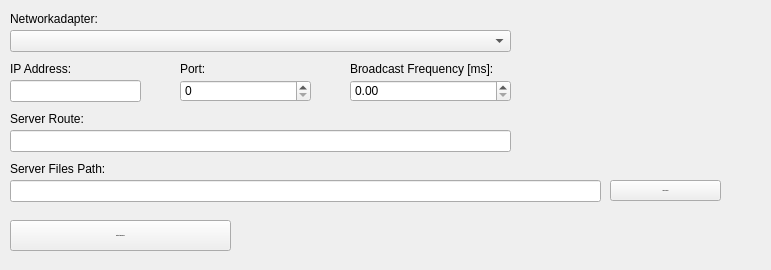
          <widget class="QWidget" name="page_tcp_connection_settings">
           <property name="geometry">
            <rect>
             <x>0</x>
             <y>0</y>
             <width>771</width>
             <height>270</height>
            </rect>
           </property>
           <attribute name="label">
            <string>Connection Settings</string>
           </attribute>
           <widget class="QLabel" name="lbl_tcp_port">
            <property name="geometry">
             <rect>
              <x>180</x>
              <y>60</y>
              <width>131</width>
              <height>18</height>
             </rect>
            </property>
            <property name="font">
             <font>
              <family>Arial</family>
             </font>
            </property>
            <property name="text">
             <string>Port:</string>
            </property>
           </widget>
           <widget class="QLabel" name="lbl_tcp_ipAdr">
            <property name="geometry">
             <rect>
              <x>10</x>
              <y>60</y>
              <width>131</width>
              <height>18</height>
             </rect>
            </property>
            <property name="font">
             <font>
              <family>Arial</family>
             </font>
            </property>
            <property name="text">
             <string>IP Address:</string>
            </property>
           </widget>
           <widget class="QSpinBox" name="nbr_tcp_port">
            <property name="geometry">
             <rect>
              <x>180</x>
              <y>80</y>
              <width>131</width>
              <height>22</height>
             </rect>
            </property>
            <property name="font">
             <font>
              <family>Arial</family>
              <kerning>true</kerning>
             </font>
            </property>
            <property name="styleSheet">
             <string notr="true"/>
            </property>
            <property name="maximum">
             <number>69000</number>
            </property>
            <property name="value">
             <number>0</number>
            </property>
           </widget>
           <widget class="QLineEdit" name="txt_tcp_ipAdr">
            <property name="geometry">
             <rect>
              <x>10</x>
              <y>80</y>
              <width>131</width>
              <height>22</height>
             </rect>
            </property>
            <property name="font">
             <font>
              <family>Arial</family>
             </font>
            </property>
            <property name="styleSheet">
             <string notr="true"/>
            </property>
            <property name="inputMask">
             <string/>
            </property>
            <property name="alignment">
             <set>Qt::AlignCenter</set>
            </property>
           </widget>
           <widget class="QLabel" name="lbl_tcp_server_route">
            <property name="geometry">
             <rect>
              <x>10</x>
              <y>110</y>
              <width>501</width>
              <height>18</height>
             </rect>
            </property>
            <property name="font">
             <font>
              <family>Arial</family>
             </font>
            </property>
            <property name="text">
             <string>Server Route:</string>
            </property>
           </widget>
           <widget class="QLineEdit" name="txt_tcp_server_route">
            <property name="geometry">
             <rect>
              <x>10</x>
              <y>130</y>
              <width>501</width>
              <height>22</height>
             </rect>
            </property>
            <property name="font">
             <font>
              <family>Arial</family>
             </font>
            </property>
            <property name="styleSheet">
             <string notr="true"/>
            </property>
            <property name="alignment">
             <set>Qt::AlignLeading|Qt::AlignLeft|Qt::AlignVCenter</set>
            </property>
           </widget>
           <widget class="QPushButton" name="btn_open_server_files_path">
            <property name="geometry">
             <rect>
              <x>610</x>
              <y>180</y>
              <width>111</width>
              <height>21</height>
             </rect>
            </property>
            <property name="font">
             <font>
              <family>Arial</family>
              <pointsize>-1</pointsize>
              <weight>75</weight>
              <bold>true</bold>
             </font>
            </property>
            <property name="styleSheet">
             <string notr="true"/>
            </property>
            <property name="text">
             <string>Open Folder</string>
            </property>
            <property name="icon">
             <iconset>
              <normaloff>../../../../../../../.designer/img/open_folder.png</normaloff>../../../../../../../.designer/img/open_folder.png</iconset>
            </property>
            <property name="iconSize">
             <size>
              <width>16</width>
              <height>16</height>
             </size>
            </property>
           </widget>
           <widget class="QLabel" name="lbl_tcp_server_files_path">
            <property name="geometry">
             <rect>
              <x>10</x>
              <y>160</y>
              <width>591</width>
              <height>18</height>
             </rect>
            </property>
            <property name="font">
             <font>
              <family>Arial</family>
             </font>
            </property>
            <property name="text">
             <string>Server Files Path:</string>
            </property>
           </widget>
           <widget class="QLineEdit" name="txt_tcp_server_files_path">
            <property name="geometry">
             <rect>
              <x>10</x>
              <y>180</y>
              <width>591</width>
              <height>22</height>
             </rect>
            </property>
            <property name="font">
             <font>
              <family>Arial</family>
             </font>
            </property>
            <property name="styleSheet">
             <string notr="true"/>
            </property>
            <property name="alignment">
             <set>Qt::AlignLeading|Qt::AlignLeft|Qt::AlignVCenter</set>
            </property>
           </widget>
           <widget class="QDoubleSpinBox" name="nbr_tcp_broadcast_freq">
            <property name="geometry">
             <rect>
              <x>350</x>
              <y>80</y>
              <width>161</width>
              <height>22</height>
             </rect>
            </property>
            <property name="font">
             <font>
              <family>Arial</family>
             </font>
            </property>
            <property name="styleSheet">
             <string notr="true"/>
            </property>
            <property name="singleStep">
             <double>0.010000000000000</double>
            </property>
           </widget>
           <widget class="QLabel" name="lbl_tcp_broadcast_freq">
            <property name="geometry">
             <rect>
              <x>350</x>
              <y>60</y>
              <width>161</width>
              <height>18</height>
             </rect>
            </property>
            <property name="font">
             <font>
              <family>Arial</family>
             </font>
            </property>
            <property name="text">
             <string>Broadcast Frequency [ms]:</string>
            </property>
           </widget>
           <widget class="QComboBox" name="cb_tcp_networkadapter">
            <property name="geometry">
             <rect>
              <x>10</x>
              <y>30</y>
              <width>501</width>
              <height>22</height>
             </rect>
            </property>
            <property name="font">
             <font>
              <family>Arial</family>
             </font>
            </property>
            <property name="styleSheet">
             <string notr="true"/>
            </property>
            <property name="editable">
             <bool>false</bool>
            </property>
            <property name="placeholderText">
             <string/>
            </property>
           </widget>
           <widget class="QLabel" name="lbl_ctp_networkadapter">
            <property name="geometry">
             <rect>
              <x>10</x>
              <y>10</y>
              <width>501</width>
              <height>18</height>
             </rect>
            </property>
            <property name="font">
             <font>
              <family>Arial</family>
             </font>
            </property>
            <property name="text">
             <string>Networkadapter:</string>
            </property>
           </widget>
           <widget class="QPushButton" name="btn_webserver_restart">
            <property name="geometry">
             <rect>
              <x>10</x>
              <y>220</y>
              <width>221</width>
              <height>31</height>
             </rect>
            </property>
            <property name="font">
             <font>
              <family>Arial</family>
              <pointsize>-1</pointsize>
              <weight>75</weight>
              <bold>true</bold>
             </font>
            </property>
            <property name="styleSheet">
             <string notr="true"/>
            </property>
            <property name="text">
             <string>Restart Webserver</string>
            </property>
            <property name="iconSize">
             <size>
              <width>16</width>
              <height>16</height>
             </size>
            </property>
           </widget>
           <widget class="QLabel" name="ico_tcp_ip_error">
            <property name="geometry">
             <rect>
              <x>150</x>
              <y>80</y>
              <width>20</width>
              <height>20</height>
             </rect>
            </property>
            <property name="font">
             <font>
              <family>Arial</family>
             </font>
            </property>
            <property name="toolTip">
             <string>Adapter in DataBase does not exist on this System, choose another one!</string>
            </property>
            <property name="toolTipDuration">
             <number>-1</number>
            </property>
            <property name="text">
             <string/>
            </property>
            <property name="scaledContents">
             <bool>true</bool>
            </property>
           </widget>
           <widget class="QLabel" name="ico_tcp_port_error">
            <property name="geometry">
             <rect>
              <x>320</x>
              <y>80</y>
              <width>20</width>
              <height>20</height>
             </rect>
            </property>
            <property name="font">
             <font>
              <family>Arial</family>
             </font>
            </property>
            <property name="toolTip">
             <string>Adapter in DataBase does not exist on this System, choose another one!</string>
            </property>
            <property name="toolTipDuration">
             <number>-1</number>
            </property>
            <property name="text">
             <string/>
            </property>
            <property name="scaledContents">
             <bool>true</bool>
            </property>
           </widget>
           <widget class="QLabel" name="ico_tcp_adapter_error">
            <property name="geometry">
             <rect>
              <x>520</x>
              <y>30</y>
              <width>20</width>
              <height>20</height>
             </rect>
            </property>
            <property name="font">
             <font>
              <family>Arial</family>
             </font>
            </property>
            <property name="toolTip">
             <string>Adapter in DataBase does not exist on this System, choose another one!</string>
            </property>
            <property name="toolTipDuration">
             <number>-1</number>
            </property>
            <property name="text">
             <string/>
            </property>
            <property name="scaledContents">
             <bool>true</bool>
            </property>
           </widget>
          </widget>
